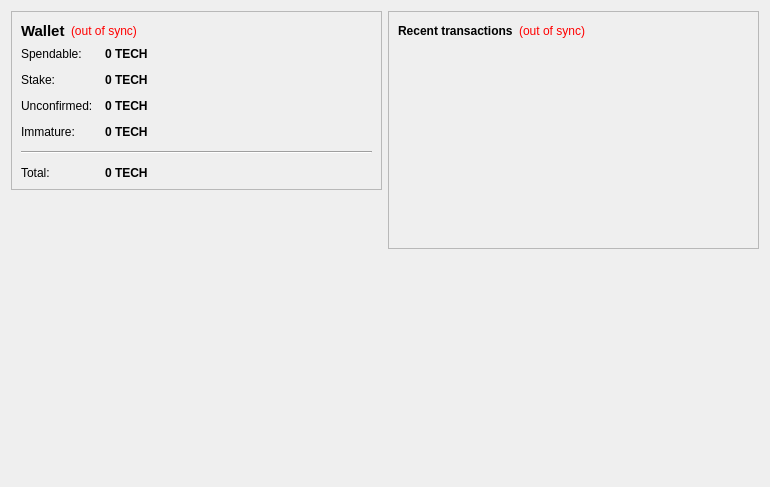
<?xml version="1.0" encoding="UTF-8"?>
<ui version="4.0">
 <class>OverviewPage</class>
 <widget class="QWidget" name="OverviewPage">
  <property name="geometry">
   <rect>
    <x>0</x>
    <y>0</y>
    <width>770</width>
    <height>487</height>
   </rect>
  </property>
  <property name="windowTitle">
   <string>Form</string>
  </property>
  <layout class="QHBoxLayout" name="horizontalLayout" stretch="1,1">
   <item>
    <layout class="QVBoxLayout" name="verticalLayout_2">
     <item>
      <widget class="QFrame" name="frame">
       <property name="frameShape">
        <enum>QFrame::StyledPanel</enum>
       </property>
       <property name="frameShadow">
        <enum>QFrame::Raised</enum>
       </property>
       <layout class="QVBoxLayout" name="verticalLayout_4">
        <item>
         <layout class="QHBoxLayout" name="horizontalLayout_4">
          <item>
           <widget class="QLabel" name="label_5">
            <property name="font">
             <font>
              <pointsize>11</pointsize>
              <weight>75</weight>
              <bold>true</bold>
             </font>
            </property>
            <property name="text">
             <string>Wallet</string>
            </property>
           </widget>
          </item>
          <item>
           <widget class="QLabel" name="labelWalletStatus">
            <property name="toolTip">
             <string>The displayed information may be out of date. Your wallet automatically synchronizes with the Techcoin network after a connection is established, but this process has not completed yet.</string>
            </property>
            <property name="styleSheet">
             <string notr="true">QLabel { color: red; }</string>
            </property>
            <property name="text">
             <string notr="true">(out of sync)</string>
            </property>
            <property name="alignment">
             <set>Qt::AlignLeading|Qt::AlignLeft|Qt::AlignVCenter</set>
            </property>
           </widget>
          </item>
          <item>
           <spacer name="horizontalSpacer_2">
            <property name="orientation">
             <enum>Qt::Horizontal</enum>
            </property>
            <property name="sizeHint" stdset="0">
             <size>
              <width>40</width>
              <height>20</height>
             </size>
            </property>
           </spacer>
          </item>
         </layout>
        </item>
        <item>
         <layout class="QFormLayout" name="formLayout_2">
          <property name="fieldGrowthPolicy">
           <enum>QFormLayout::AllNonFixedFieldsGrow</enum>
          </property>
          <property name="horizontalSpacing">
           <number>12</number>
          </property>
          <property name="verticalSpacing">
           <number>12</number>
          </property>
          <item row="0" column="0">
           <widget class="QLabel" name="label">
            <property name="text">
             <string>Spendable:</string>
            </property>
           </widget>
          </item>
          <item row="0" column="1">
           <widget class="QLabel" name="labelBalance">
            <property name="font">
             <font>
              <weight>75</weight>
              <bold>true</bold>
             </font>
            </property>
            <property name="cursor">
             <cursorShape>IBeamCursor</cursorShape>
            </property>
            <property name="toolTip">
             <string>Your current spendable balance</string>
            </property>
            <property name="text">
             <string notr="true">0 TECH</string>
            </property>
            <property name="textInteractionFlags">
             <set>Qt::LinksAccessibleByMouse|Qt::TextSelectableByKeyboard|Qt::TextSelectableByMouse</set>
            </property>
           </widget>
          </item>
          <item row="1" column="0">
           <widget class="QLabel" name="label_6">
            <property name="text">
             <string>Stake:</string>
            </property>
           </widget>
          </item>
          <item row="1" column="1">
           <widget class="QLabel" name="labelStake">
            <property name="font">
             <font>
              <weight>75</weight>
              <bold>true</bold>
             </font>
            </property>
            <property name="cursor">
             <cursorShape>IBeamCursor</cursorShape>
            </property>
            <property name="toolTip">
             <string>Total of coins that was staked, and do not yet count toward the current balance</string>
            </property>
            <property name="text">
             <string notr="true">0 TECH</string>
            </property>
            <property name="textInteractionFlags">
             <set>Qt::LinksAccessibleByMouse|Qt::TextSelectableByKeyboard|Qt::TextSelectableByMouse</set>
            </property>
           </widget>
          </item>
          <item row="2" column="0">
           <widget class="QLabel" name="label_3">
            <property name="text">
             <string>Unconfirmed:</string>
            </property>
           </widget>
          </item>
          <item row="2" column="1">
           <widget class="QLabel" name="labelUnconfirmed">
            <property name="font">
             <font>
              <weight>75</weight>
              <bold>true</bold>
             </font>
            </property>
            <property name="cursor">
             <cursorShape>IBeamCursor</cursorShape>
            </property>
            <property name="toolTip">
             <string>Total of transactions that have yet to be confirmed, and do not yet count toward the current balance</string>
            </property>
            <property name="text">
             <string notr="true">0 TECH</string>
            </property>
            <property name="textInteractionFlags">
             <set>Qt::LinksAccessibleByMouse|Qt::TextSelectableByKeyboard|Qt::TextSelectableByMouse</set>
            </property>
           </widget>
          </item>
          <item row="3" column="0">
           <widget class="QLabel" name="labelImmatureText">
            <property name="text">
             <string>Immature:</string>
            </property>
           </widget>
          </item>
          <item row="3" column="1">
           <widget class="QLabel" name="labelImmature">
            <property name="font">
             <font>
              <weight>75</weight>
              <bold>true</bold>
             </font>
            </property>
            <property name="toolTip">
             <string>Mined balance that has not yet matured</string>
            </property>
            <property name="text">
             <string notr="true">0 TECH</string>
            </property>
            <property name="textInteractionFlags">
             <set>Qt::LinksAccessibleByMouse|Qt::TextSelectableByKeyboard|Qt::TextSelectableByMouse</set>
            </property>
           </widget>
          </item>
          <item row="4" column="0" colspan="2">
           <widget class="Line" name="line">
            <property name="orientation">
             <enum>Qt::Horizontal</enum>
            </property>
           </widget>
          </item>
          <item row="5" column="0">
           <widget class="QLabel" name="labelTotalText">
            <property name="text">
             <string>Total:</string>
            </property>
           </widget>
          </item>
          <item row="5" column="1">
           <widget class="QLabel" name="labelTotal">
            <property name="font">
             <font>
              <weight>75</weight>
              <bold>true</bold>
             </font>
            </property>
            <property name="cursor">
             <cursorShape>IBeamCursor</cursorShape>
            </property>
            <property name="toolTip">
             <string>Your current total balance</string>
            </property>
            <property name="text">
             <string notr="true">0 TECH</string>
            </property>
            <property name="textInteractionFlags">
             <set>Qt::LinksAccessibleByMouse|Qt::TextSelectableByKeyboard|Qt::TextSelectableByMouse</set>
            </property>
           </widget>
          </item>
         </layout>
        </item>
       </layout>
      </widget>
     </item>
     <item>
      <spacer name="verticalSpacer">
       <property name="orientation">
        <enum>Qt::Vertical</enum>
       </property>
       <property name="sizeHint" stdset="0">
        <size>
         <width>20</width>
         <height>40</height>
        </size>
       </property>
      </spacer>
     </item>
     <item>
      <widget class="QLabel" name="label_2">
       <property name="autoFillBackground">
        <bool>true</bool>
       </property>
       <property name="text">
        <string/>
       </property>
       <property name="pixmap">
        <pixmap resource="../bitcoin.qrc">:/icons/techbg</pixmap>
       </property>
       <property name="scaledContents">
        <bool>false</bool>
       </property>
       <property name="margin">
        <number>0</number>
       </property>
      </widget>
     </item>
    </layout>
   </item>
   <item>
    <layout class="QVBoxLayout" name="verticalLayout_3">
     <item>
      <widget class="QFrame" name="frame_2">
       <property name="frameShape">
        <enum>QFrame::StyledPanel</enum>
       </property>
       <property name="frameShadow">
        <enum>QFrame::Raised</enum>
       </property>
       <layout class="QVBoxLayout" name="verticalLayout">
        <item>
         <layout class="QHBoxLayout" name="horizontalLayout_2">
          <item>
           <widget class="QLabel" name="label_4">
            <property name="text">
             <string>&lt;b&gt;Recent transactions&lt;/b&gt;</string>
            </property>
           </widget>
          </item>
          <item>
           <widget class="QLabel" name="labelTransactionsStatus">
            <property name="toolTip">
             <string>The displayed information may be out of date. Your wallet automatically synchronizes with the Techcoin network after a connection is established, but this process has not completed yet.</string>
            </property>
            <property name="styleSheet">
             <string notr="true">QLabel { color: red; }</string>
            </property>
            <property name="text">
             <string notr="true">(out of sync)</string>
            </property>
            <property name="alignment">
             <set>Qt::AlignRight|Qt::AlignTrailing|Qt::AlignVCenter</set>
            </property>
           </widget>
          </item>
          <item>
           <spacer name="horizontalSpacer">
            <property name="orientation">
             <enum>Qt::Horizontal</enum>
            </property>
            <property name="sizeHint" stdset="0">
             <size>
              <width>40</width>
              <height>20</height>
             </size>
            </property>
           </spacer>
          </item>
         </layout>
        </item>
        <item>
         <widget class="QListView" name="listTransactions">
          <property name="styleSheet">
           <string notr="true">QListView { background: transparent; }</string>
          </property>
          <property name="frameShape">
           <enum>QFrame::NoFrame</enum>
          </property>
          <property name="verticalScrollBarPolicy">
           <enum>Qt::ScrollBarAlwaysOff</enum>
          </property>
          <property name="horizontalScrollBarPolicy">
           <enum>Qt::ScrollBarAlwaysOff</enum>
          </property>
          <property name="selectionMode">
           <enum>QAbstractItemView::NoSelection</enum>
          </property>
         </widget>
        </item>
       </layout>
      </widget>
     </item>
     <item>
      <spacer name="verticalSpacer_2">
       <property name="orientation">
        <enum>Qt::Vertical</enum>
       </property>
       <property name="sizeHint" stdset="0">
        <size>
         <width>20</width>
         <height>40</height>
        </size>
       </property>
      </spacer>
     </item>
    </layout>
   </item>
  </layout>
 </widget>
 <resources/>
 <connections/>
</ui>
